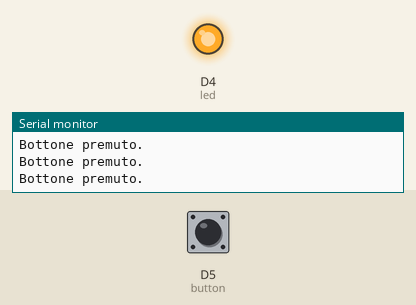
Simulated run of this sketch. Board: ESP8266 (NodeMCU). Shown: output pins drawn as LEDs (lit = HIGH), the last lines printed to the serial monitor. The test bench sets the inputs (shaded band); at power-on: D5 (button) HIGH.

Above: at 1.8 s.
1.9 s: D5 (button) pulled LOW for 0.65 s
At 2.4 s:
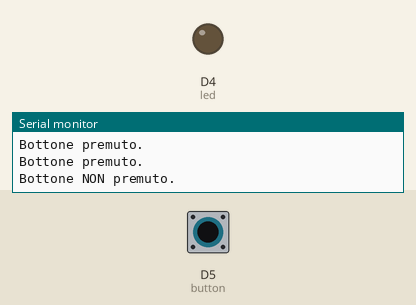
4.0 s: D5 (button) pulled LOW for 3.2 s
At 8.7 s:
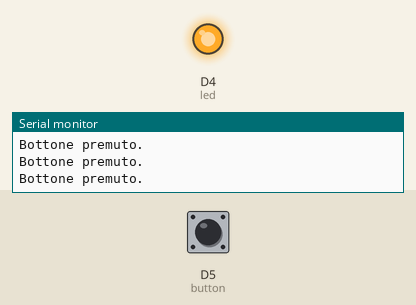
Timing chart, 0 to 10.2 s (numbered marks = the images above; inputs shaded):
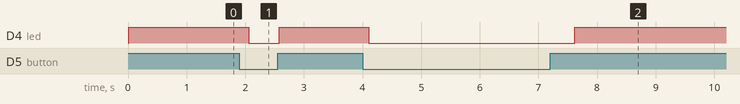

The sketch:

Led_bottone.ino
```cpp
/*
 * Il programma gestisce l'accesione d'un led
 * tramite la pressione d'un bottone.
 * Il risultato è stampato in seriale.
 */

#define led D4
#define button D5

void setup() {
  pinMode(button,INPUT_PULLUP);
  pinMode(led,OUTPUT);
  Serial.begin(9600);

}

void loop() {
  if(digitalRead(button)==1){
    delay(15);
    Serial.println("Bottone premuto.");
    digitalWrite(led, HIGH);
    delay(500);
  }
  else{
  Serial.println("Bottone NON premuto.");
  digitalWrite(led, LOW);
  delay(500);
  }
}
```

Measured:
- after the input at 1.9 s, D4 (led): HIGH → LOW after 0.16 s, → HIGH 0.52 s later
- after the input at 4.0 s, D4 (led): HIGH → LOW after 0.11 s, → HIGH 3.5 s later
